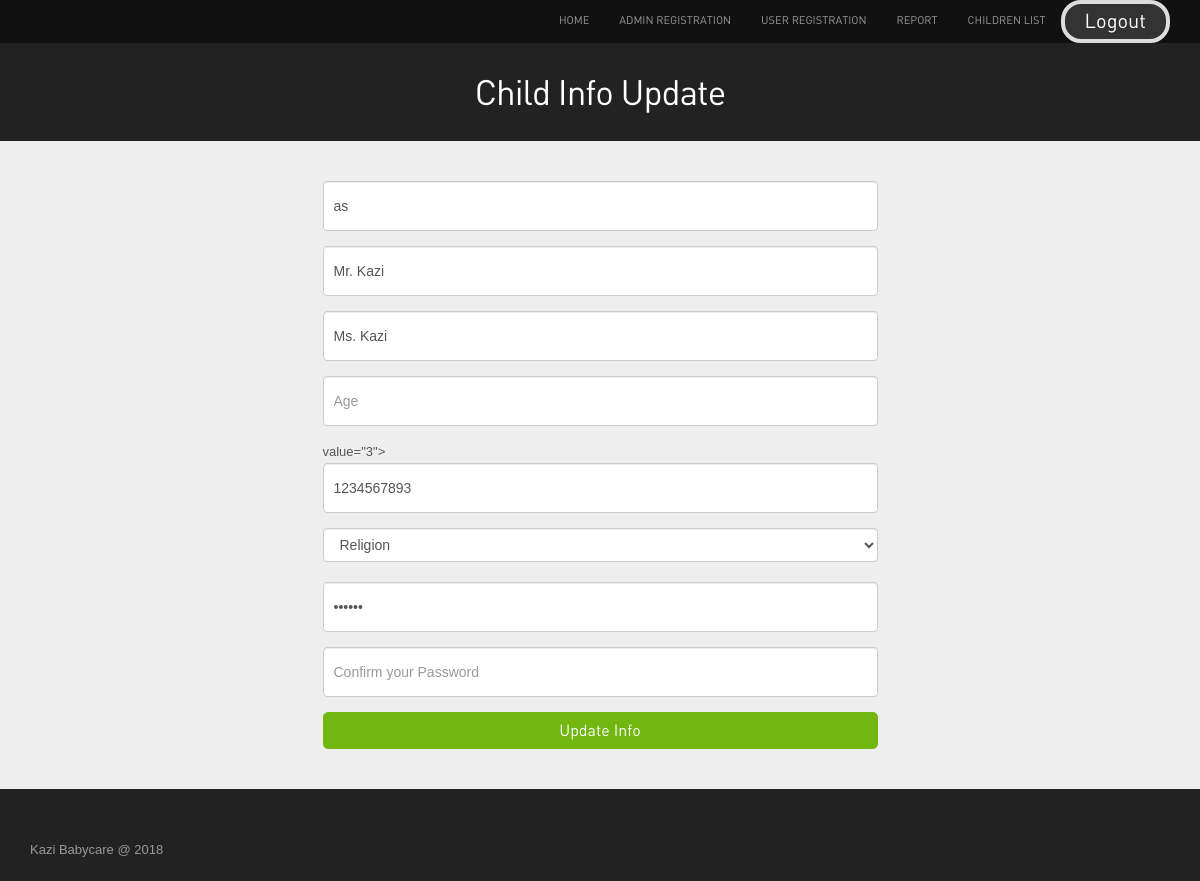
Screenshot of /view/childinfoupdate.php?id=4 (signed in) with the database file from the repository.
### tables this page shows
CREATE TABLE `children_details` (
  `children_id` int(10) UNSIGNED NOT NULL,
  `children_name` varchar(50) NOT NULL,
  `children_father_name` varchar(50) NOT NULL,
  `children_mother_name` varchar(50) NOT NULL,
  `email` varchar(50) NOT NULL,
  `mobile_no` varchar(50) NOT NULL,
  `address` varchar(50) NOT NULL,
  `religion` varchar(20) NOT NULL,
  `password` varchar(50) NOT NULL,
  `age` int(3) NOT NULL
);

### control/anotherData.php (called while the page is built, shortened)
<?php
	 require_once ('../model/user.php');
	 class AnotherData {
	 	public function childInfo($id){
	 			$objuser = new User();
	 			return $objuser->get_child_info($id);
	 	}
	 }
 ?>

### model/user.php (called while the page is built, shortened)
<?php
	 class User {
		public function get_child_info($id){
        	return mysqli_query( $GLOBALS["conn"], $GLOBALS["sql"]);
		}
	 }
 ?>

### view/childInfoUpdate.php (the view, shortened to what this page needs)
<?php
if (isset($_SESSION['s_email'])) {
 ?>
<?php
include'header.php';
include '../control/anotherData.php';?>
<head>
    <body style="background-image: url(../assets/registration_user/-Playing-with-fruits.jpg); background-repeat: no-repeat; background-size: cover;">
</head>
<body style="text-align:center">
<div class="inside-banner">
  <div class="container">
    <h2 align="center">Child Info Update</h2>
</div>
</div>
<div class="container">
<div class="spacer">
<div class="row register">
  <div class="col-lg-6 col-lg-offset-3 col-sm-6 col-sm-offset-3 col-xs-12 ">
  <?php include('errors.php');
          $obj = new AnotherData();
          $result= $obj->childInfo($_GET['id']);
          $row=mysqli_fetch_array($result)
?>
<form method="POST" action="<?php echo 'childInfoUpdate.php?id='.$_GET['id']; ?>">
                <input type="text" class="form-control" placeholder="Child Name" name="child_name" value="<?php echo $row['children_name'] ?>">
				<input type="text" class="form-control" placeholder="Father Name" name="child_father_name" value="<?php echo $row['children_father_name'] ?>">
				<input type="text" class="form-control" placeholder="Mother Name" name="child_mother_name" value="<?php echo $row['children_mother_name'] ?>">
				<input type="number" class="form-control" placeholder="Age" name="age" min="1" max="12"> value="<?php echo $row['age'] ?>">
				<input type="text" class="form-control" placeholder="Mobile Number (+880) " name="phone" value="<?php echo $row['mobile_no'] ?>">
				<select name="religion" class="form-control">
									<option value="<?php echo $row['religion'] ?>">Religion</option>
						<select>
                <input type="password" class="form-control" placeholder="Password" name="password_1" value="<?php echo $row['password'] ?>">
                <input type="password" class="form-control" placeholder="Confirm your Password" name="password_2">
                    <button type="submit" class="btn btn-success" name="reg_user">Update Info</button>
</div>
        </div>
</div>
</div>
</div></body>
<?php include'footer2.php';?>
 <?php }else {
  header("location: ../view/login_user.php");
} ?>

### assets/registration_user/style.css (style rules this page uses)
body { color:#555; font:normal 13px/22px Arial; background:url(../images/bgmain.png) #eee; }
h1,h2,h3,h4,h5 { font-weight:normal; font-family: din;margin: 0;padding: 0;color: #000 }
h2 { font-size: 35px; letter-spacing: -1px;margin-bottom: 20px; }
.spacer { margin-top: 40px;margin-bottom:40px; }
select,input { outline: 0; margin-bottom: 20px; }
.btn { border-radius: 5px; font-family: din; outline: none; }
.btn-success { background: #72b70f;border:1px solid #72b70f;padding:6px 20px; font-size:16px; width: 100%; }
.register input { padding: 10px; height: 50px; }
.register input,.register textarea,.contact input,.contact textarea { margin-bottom: 15px; }
.login button,.register button,.contact button { width: 100%;border-radius: 5px; }
.inside-banner { background:url(../images/bginside.jpg) #222;color: #fff; padding: 30px 0; }
.inside-banner h2 { margin: 0; color: #fff; }

### rows the page displays
children_details: child_name "as", child_father_name "Mr. Kazi", child_mother_name "Ms. Kazi", age "3", phone "1234567893"
